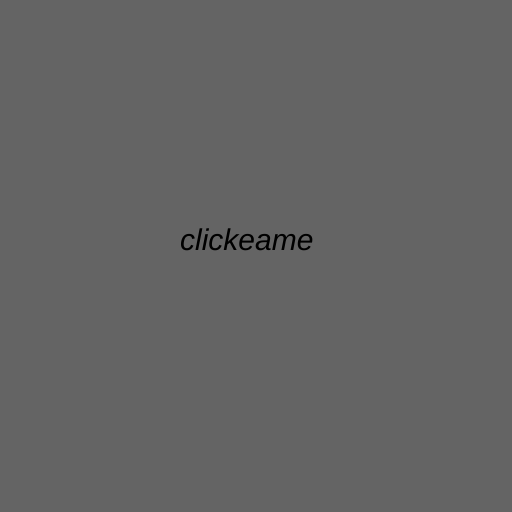
Frame 1 (no input)
Frame 60 (no input): identical to frame 1, image omitted
Frame 120 (the mouse pressed at the canvas centre since frame 60): identical to frame 1, image omitted

The p5.js sketch that drew this single still picture (run headless with seeded random() and noise() and a simulated clock; from frame 60 on, the mouse is pressed at the canvas centre):

// p5.js sketch
// ── sketch.js
function setup() {
    createCanvas(512, 512);
    frameRate(60);
  }
  
  function draw() {
    //console.log(frameCount);
  
    if (frameCount == 1 || frameCount == 80) {
      background(100);
      strokeWeight(0);
      textSize(30);
      textStyle(ITALIC);
      text(`clickeame`, 180, 250);
    }
  }
  
  function generateDiagonals() {
    frameCount = 2;
    background(255);
    let gridSize = floor(random(15, 60));
    console.log(gridSize);
    
    const squareSize = 512 / gridSize;
  
    for (let i = 5; i < gridSize - 5; i++) {
      for (let j = 5; j < gridSize - 5; j++) {
        const x = i * squareSize;
        const y = j * squareSize;
  
        const diagonalType = floor(random(0, 2));
  
        stroke(150);
        strokeWeight(5);
        //strokeWeight(floor(random(2,5)));
        strokeCap(PROJECT);
  
        if (diagonalType === 1) {
          stroke(150);
          line(x, y, x + squareSize, y + squareSize);
        } else {
          stroke(0);
          line(x, y + squareSize, x + squareSize, y);
        }
      }
    }
  }
  
  function mouseClicked() {
    generateDiagonals();
  }
  
